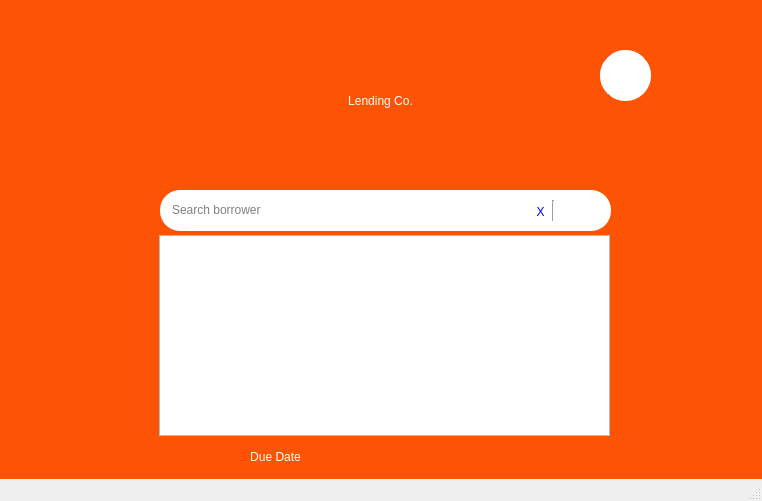
<?xml version="1.0" encoding="UTF-8"?>
<ui version="4.0">
 <class>MainWindow</class>
 <widget class="QMainWindow" name="MainWindow">
  <property name="geometry">
   <rect>
    <x>0</x>
    <y>0</y>
    <width>762</width>
    <height>501</height>
   </rect>
  </property>
  <property name="windowTitle">
   <string>Lending Company</string>
  </property>
  <property name="windowIcon">
   <iconset>
    <normaloff>../img/due today.png</normaloff>../img/due today.png</iconset>
  </property>
  <widget class="QWidget" name="centralwidget">
   <widget class="QWidget" name="bg" native="true">
    <property name="geometry">
     <rect>
      <x>0</x>
      <y>-10</y>
      <width>771</width>
      <height>521</height>
     </rect>
    </property>
    <property name="styleSheet">
     <string notr="true">#bg{
background-color: #fc5404;
}</string>
    </property>
    <widget class="QPushButton" name="paymentButton">
     <property name="geometry">
      <rect>
       <x>440</x>
       <y>260</y>
       <width>71</width>
       <height>61</height>
      </rect>
     </property>
     <property name="cursor">
      <cursorShape>PointingHandCursor</cursorShape>
     </property>
     <property name="styleSheet">
      <string notr="true">#paymentButton{
color: white;
background-color: #f9b208;
border: 1px solid white;
border-radius: 10px;
}
#paymentButton:hover{
color: white;
background-color: #f9b208;
border: 3px solid white;
border-radius: 10px;
}</string>
     </property>
     <property name="text">
      <string/>
     </property>
     <property name="icon">
      <iconset>
       <normaloff>../img/payments.png</normaloff>../img/payments.png</iconset>
     </property>
     <property name="iconSize">
      <size>
       <width>45</width>
       <height>45</height>
      </size>
     </property>
    </widget>
    <widget class="QPushButton" name="creditorsButton">
     <property name="geometry">
      <rect>
       <x>240</x>
       <y>260</y>
       <width>71</width>
       <height>61</height>
      </rect>
     </property>
     <property name="cursor">
      <cursorShape>PointingHandCursor</cursorShape>
     </property>
     <property name="styleSheet">
      <string notr="true">#creditorsButton{
color: white;
background-color: #f9b208;
border: 1px solid white;
border-radius: 10px;
}
#creditorsButton:hover{
color: white;
background-color: #f9b208;
border: 3px solid white;
border-radius: 10px;
}</string>
     </property>
     <property name="text">
      <string/>
     </property>
     <property name="icon">
      <iconset>
       <normaloff>../img/user.png</normaloff>../img/user.png</iconset>
     </property>
     <property name="iconSize">
      <size>
       <width>50</width>
       <height>50</height>
      </size>
     </property>
     <property name="autoDefault">
      <bool>false</bool>
     </property>
     <property name="default">
      <bool>false</bool>
     </property>
    </widget>
    <widget class="QPushButton" name="collectibleButton">
     <property name="geometry">
      <rect>
       <x>340</x>
       <y>260</y>
       <width>71</width>
       <height>61</height>
      </rect>
     </property>
     <property name="cursor">
      <cursorShape>PointingHandCursor</cursorShape>
     </property>
     <property name="styleSheet">
      <string notr="true">#collectibleButton{
color: white;
background-color: #f9b208;
border: 1px solid white;
border-radius: 10px;
}
#collectibleButton:hover{
color: white;
background-color: #f9b208;
border: 3px solid white;
border-radius: 10px;
}</string>
     </property>
     <property name="text">
      <string/>
     </property>
     <property name="icon">
      <iconset>
       <normaloff>../img/collectible.png</normaloff>../img/collectible.png</iconset>
     </property>
     <property name="iconSize">
      <size>
       <width>45</width>
       <height>45</height>
      </size>
     </property>
    </widget>
    <widget class="QLabel" name="label">
     <property name="enabled">
      <bool>true</bool>
     </property>
     <property name="geometry">
      <rect>
       <x>0</x>
       <y>70</y>
       <width>761</width>
       <height>81</height>
      </rect>
     </property>
     <property name="statusTip">
      <string>lending corporation</string>
     </property>
     <property name="styleSheet">
      <string notr="true">#label {
color: white;
font: 25 46pt &quot;Bodoni MT Poster Compressed&quot;;
}</string>
     </property>
     <property name="text">
      <string>Lending Co.</string>
     </property>
     <property name="scaledContents">
      <bool>false</bool>
     </property>
     <property name="alignment">
      <set>Qt::AlignCenter</set>
     </property>
    </widget>
    <widget class="QWidget" name="widget" native="true">
     <property name="geometry">
      <rect>
       <x>160</x>
       <y>200</y>
       <width>451</width>
       <height>41</height>
      </rect>
     </property>
     <property name="styleSheet">
      <string notr="true">#widget{
background-color: white;
border: 1px white;
border-radius: 20px;
}</string>
     </property>
     <widget class="QLineEdit" name="lineEdit">
      <property name="geometry">
       <rect>
        <x>10</x>
        <y>5</y>
        <width>341</width>
        <height>30</height>
       </rect>
      </property>
      <property name="styleSheet">
       <string notr="true">#lineEdit{
border: 1px white;
}</string>
      </property>
      <property name="placeholderText">
       <string>Search borrower</string>
      </property>
     </widget>
     <widget class="QPushButton" name="clearButton">
      <property name="geometry">
       <rect>
        <x>370</x>
        <y>10</y>
        <width>21</width>
        <height>23</height>
       </rect>
      </property>
      <property name="cursor">
       <cursorShape>PointingHandCursor</cursorShape>
      </property>
      <property name="styleSheet">
       <string notr="true">#clearButton{
color: blue;
font: 10pt &quot;Segoe UI&quot;;
border: TRANSPARENT;
}</string>
      </property>
      <property name="text">
       <string>X</string>
      </property>
      <property name="flat">
       <bool>true</bool>
      </property>
     </widget>
     <widget class="Line" name="line">
      <property name="geometry">
       <rect>
        <x>383</x>
        <y>10</y>
        <width>20</width>
        <height>21</height>
       </rect>
      </property>
      <property name="orientation">
       <enum>Qt::Vertical</enum>
      </property>
     </widget>
     <widget class="QPushButton" name="searchButton">
      <property name="geometry">
       <rect>
        <x>400</x>
        <y>10</y>
        <width>41</width>
        <height>23</height>
       </rect>
      </property>
      <property name="cursor">
       <cursorShape>PointingHandCursor</cursorShape>
      </property>
      <property name="text">
       <string/>
      </property>
      <property name="icon">
       <iconset>
        <normaloff>../img/search-icon.png</normaloff>../img/search-icon.png</iconset>
      </property>
      <property name="flat">
       <bool>true</bool>
      </property>
     </widget>
     <zorder>line</zorder>
     <zorder>searchButton</zorder>
     <zorder>lineEdit</zorder>
     <zorder>clearButton</zorder>
    </widget>
    <widget class="QLabel" name="borrowerLabel">
     <property name="geometry">
      <rect>
       <x>240</x>
       <y>340</y>
       <width>71</width>
       <height>13</height>
      </rect>
     </property>
     <property name="styleSheet">
      <string notr="true">#borrowerLabel{
color: white;
font: 12px;
}</string>
     </property>
     <property name="text">
      <string>Borrowers</string>
     </property>
     <property name="alignment">
      <set>Qt::AlignCenter</set>
     </property>
    </widget>
    <widget class="QLabel" name="collectibleLabel">
     <property name="geometry">
      <rect>
       <x>340</x>
       <y>340</y>
       <width>71</width>
       <height>13</height>
      </rect>
     </property>
     <property name="styleSheet">
      <string notr="true">#collectibleLabel{
color: white;
font: 12px;
}</string>
     </property>
     <property name="text">
      <string>Collectibles</string>
     </property>
     <property name="alignment">
      <set>Qt::AlignCenter</set>
     </property>
    </widget>
    <widget class="QLabel" name="paymentLabel">
     <property name="geometry">
      <rect>
       <x>440</x>
       <y>340</y>
       <width>71</width>
       <height>13</height>
      </rect>
     </property>
     <property name="styleSheet">
      <string notr="true">#paymentLabel{
color: white;
font: 12px;
}</string>
     </property>
     <property name="text">
      <string>Payments</string>
     </property>
     <property name="alignment">
      <set>Qt::AlignCenter</set>
     </property>
    </widget>
    <widget class="QLabel" name="duetodayLabel">
     <property name="geometry">
      <rect>
       <x>240</x>
       <y>460</y>
       <width>71</width>
       <height>13</height>
      </rect>
     </property>
     <property name="styleSheet">
      <string notr="true">#duetodayLabel{
color: white;
font: 12px;
}</string>
     </property>
     <property name="text">
      <string>Due Date</string>
     </property>
     <property name="alignment">
      <set>Qt::AlignCenter</set>
     </property>
    </widget>
    <widget class="QPushButton" name="dueButton">
     <property name="geometry">
      <rect>
       <x>240</x>
       <y>380</y>
       <width>71</width>
       <height>61</height>
      </rect>
     </property>
     <property name="cursor">
      <cursorShape>PointingHandCursor</cursorShape>
     </property>
     <property name="styleSheet">
      <string notr="true">#dueButton{
color: white;
background-color: #f9b208;
border: 1px solid white;
border-radius: 10px;
}
#dueButton:hover{
color: white;
background-color: #f9b208;
border: 3px solid white;
border-radius: 10px;
}</string>
     </property>
     <property name="text">
      <string/>
     </property>
     <property name="icon">
      <iconset>
       <normaloff>../img/due today.png</normaloff>../img/due today.png</iconset>
     </property>
     <property name="iconSize">
      <size>
       <width>30</width>
       <height>30</height>
      </size>
     </property>
    </widget>
    <widget class="QPushButton" name="addNewUser">
     <property name="geometry">
      <rect>
       <x>600</x>
       <y>60</y>
       <width>51</width>
       <height>51</height>
      </rect>
     </property>
     <property name="cursor">
      <cursorShape>PointingHandCursor</cursorShape>
     </property>
     <property name="styleSheet">
      <string notr="true">#addNewUser{
background-color: white;
border: 1px solid white;
border-radius: 25;
}
#addNewUser:hover{
background-color:rgb(255, 131, 89);
}
</string>
     </property>
     <property name="text">
      <string/>
     </property>
     <property name="icon">
      <iconset>
       <normaloff>../img/add new.png</normaloff>../img/add new.png</iconset>
     </property>
     <property name="iconSize">
      <size>
       <width>50</width>
       <height>50</height>
      </size>
     </property>
     <property name="flat">
      <bool>false</bool>
     </property>
    </widget>
    <widget class="QListWidget" name="listWidget">
     <property name="enabled">
      <bool>true</bool>
     </property>
     <property name="geometry">
      <rect>
       <x>159</x>
       <y>245</y>
       <width>451</width>
       <height>201</height>
      </rect>
     </property>
     <property name="inputMethodHints">
      <set>Qt::ImhNone</set>
     </property>
    </widget>
    <zorder>paymentButton</zorder>
    <zorder>creditorsButton</zorder>
    <zorder>collectibleButton</zorder>
    <zorder>label</zorder>
    <zorder>borrowerLabel</zorder>
    <zorder>collectibleLabel</zorder>
    <zorder>paymentLabel</zorder>
    <zorder>duetodayLabel</zorder>
    <zorder>dueButton</zorder>
    <zorder>widget</zorder>
    <zorder>addNewUser</zorder>
    <zorder>listWidget</zorder>
   </widget>
  </widget>
  <widget class="QStatusBar" name="statusbar"/>
 </widget>
 <resources/>
 <connections>
  <connection>
   <sender>clearButton</sender>
   <signal>clicked()</signal>
   <receiver>lineEdit</receiver>
   <slot>clear()</slot>
   <hints>
    <hint type="sourcelabel">
     <x>533</x>
     <y>210</y>
    </hint>
    <hint type="destinationlabel">
     <x>437</x>
     <y>216</y>
    </hint>
   </hints>
  </connection>
  <connection>
   <sender>clearButton</sender>
   <signal>clicked()</signal>
   <receiver>listWidget</receiver>
   <slot>close()</slot>
   <hints>
    <hint type="sourcelabel">
     <x>538</x>
     <y>201</y>
    </hint>
    <hint type="destinationlabel">
     <x>500</x>
     <y>368</y>
    </hint>
   </hints>
  </connection>
 </connections>
</ui>
